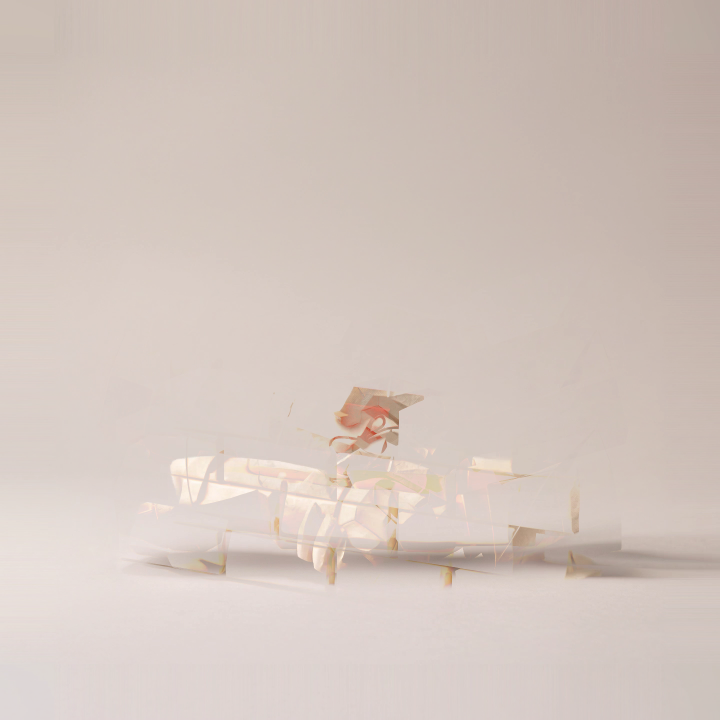
#> input picture assets/source/agents/method-film/plate-construction.png, 1440 x 1440 px, given in place of immersion.png, which was not available (shown at 1/2 size)
$ python harmonize.py plate-construction.png
#> lines starting #> are read from the running program, lines starting #| are printed output that depends on the picture
### assets/source/agents/method-film/plate.py
"""Fit a smooth clean plate (the seamless background) to a studio still and report the subject's box."""
import sys
import numpy as np
from PIL import Image

def basis(h, w, step):
    ys, xs = np.mgrid[0:h:step, 0:w:step]
    x = xs.ravel() / w * 2 - 1
    y = ys.ravel() / h * 2 - 1
    terms = [np.ones_like(x)]
    for degree in range(1, 4):
        for i in range(degree + 1):
            terms.append(x ** (degree - i) * y ** i)
    return np.stack(terms, 1), ys, xs

def full_basis(h, w):
    ys, xs = np.mgrid[0:h, 0:w]
    x = xs.ravel() / w * 2 - 1
    y = ys.ravel() / h * 2 - 1
    terms = [np.ones_like(x)]
    for degree in range(1, 4):
        for i in range(degree + 1):
            terms.append(x ** (degree - i) * y ** i)
    return np.stack(terms, 1)

def fit_plate(rgb, step=8, rounds=6):
    h, w, _ = rgb.shape
    A, ys, xs = basis(h, w, step)
    samples = rgb[ys, xs].reshape(-1, 3)
    keep = np.ones(len(samples), bool)
    for _ in range(rounds):
        coef, *_ = np.linalg.lstsq(A[keep], samples[keep], rcond=None)
        resid = np.abs(samples - A @ coef).max(1)
        keep = resid < max(4.0, np.percentile(resid[keep], 70) * 1.5)
    return (full_basis(h, w) @ coef).reshape(h, w, 3), coef

# [12 lines that do not run on import are left out]

### assets/source/agents/method-film/harmonize.py
"""Put three studio keyframes on one ground line, one centre and one background plate."""
import sys
import numpy as np
from PIL import Image
from scipy import ndimage
sys.path.insert(0, sys.argv[1])
from plate import fit_plate

TARGET = (1024.0, 1800.0)
# subject: (file, anchor x, anchor y = where it meets the ground, scale)
SUBJECTS = [("immersion.png", 1080, 1860, 1.0), ("pont-a.png", 1008, 1340, 1.2), ("bonsai-a.png", 1032, 1740, 1.0)]

def load(path):
    return np.asarray(Image.open(path).convert("RGB"), np.float32)

target_plate, _ = fit_plate(load("immersion.png"))
#> in fit_plate, `h, w, _ = rgb.shape`: h = 1440
#> in basis, `ys, xs = np.mgrid[0:h:step, 0:w:step]`:
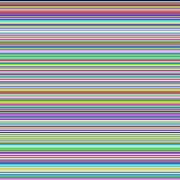
#> ys: shape (180, 180) int64; 180 distinct labels, from 0 to 1432; one colour per label, 0 black
#> in basis, `ys, xs = np.mgrid[0:h:step, 0:w:step]`:
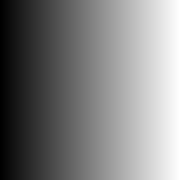
#> xs: shape (180, 180) int64; min 0, max 1432, mean 716; drawn with min black and max white
#> after the loop in basis, `for degree in range(1, 4):`: terms = 10 items
#> in full_basis, `ys, xs = np.mgrid[0:h, 0:w]`:
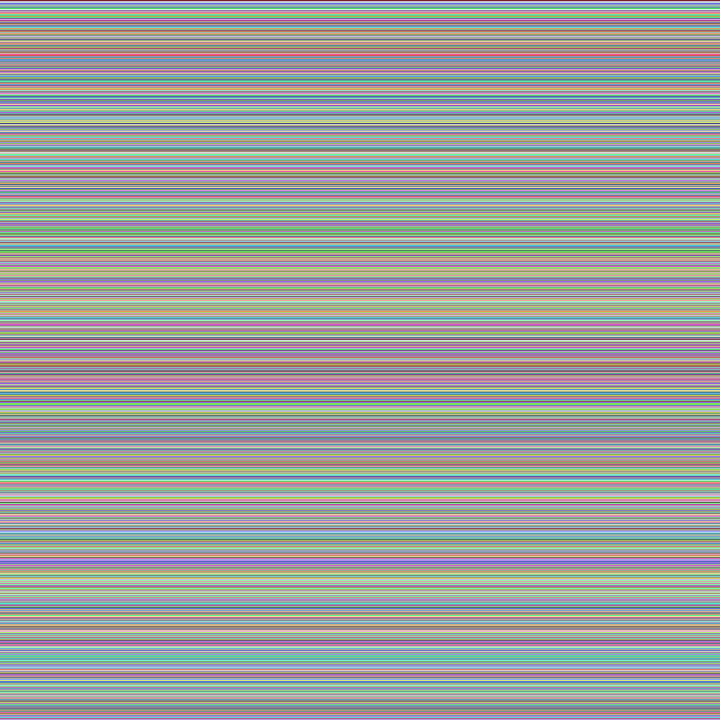
#> ys: shape (1440, 1440) int64 (shown at 1/2 size); 1440 distinct labels, from 0 to 1439; one colour per label, 0 black
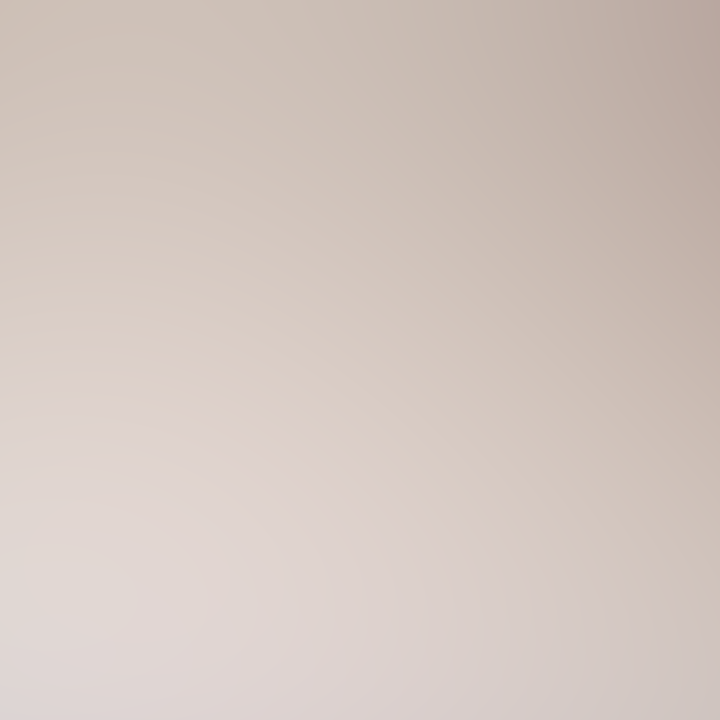
#> target_plate: shape (1440, 1440, 3) float64 (shown at 1/2 size); mean of channels 0, 1, 2 212, 199.2, 192.4; drawn as R, G, B
for name, ax, ay, scale in SUBJECTS:
    rgb = load(name)
    plate, _ = fit_plate(rgb)
    normal = rgb / np.maximum(plate, 1)
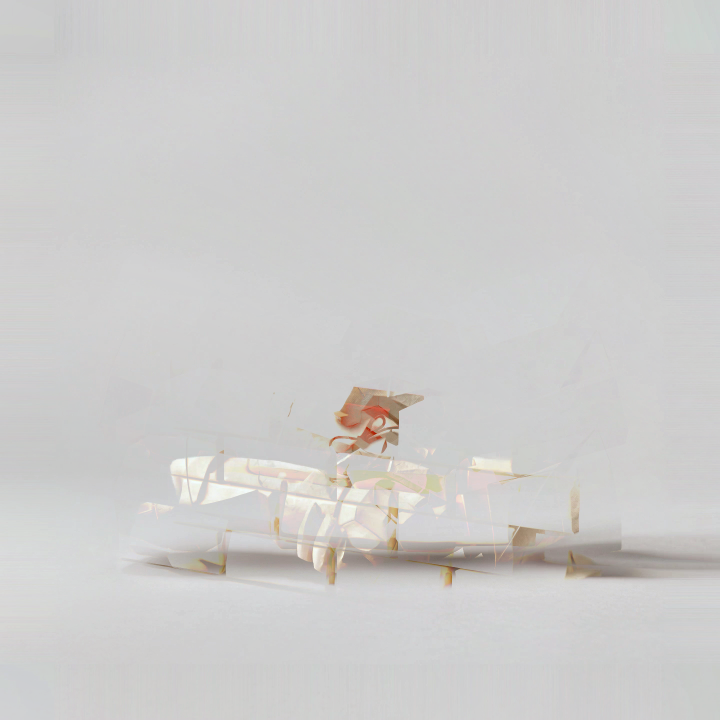
#> normal: shape (1440, 1440, 3) float64 (shown at 1/2 size); mean R, G, B 0.997, 0.994, 0.99; drawn with min black and max white
    # output pixel p maps to source (p - TARGET) / scale + anchor
    out = np.empty_like(normal)
    for c in range(3):
        out[..., c] = ndimage.affine_transform(
            normal[..., c], np.diag([1 / scale, 1 / scale]),
            offset=[ay - TARGET[1] / scale, ax - TARGET[0] / scale],
            order=3, mode="nearest")
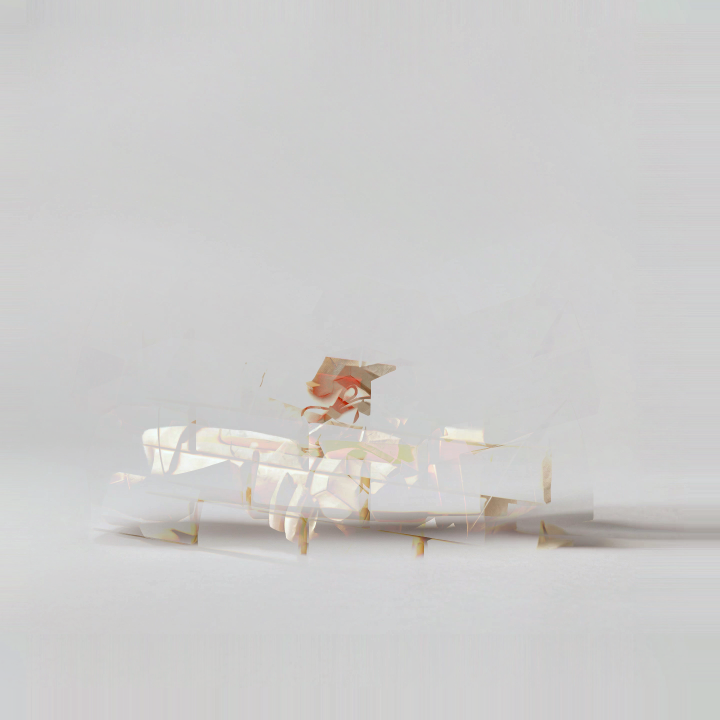
#> out: shape (1440, 1440, 3) float64 (shown at 1/2 size); mean R, G, B 0.996, 0.993, 0.99; drawn with min black and max white
    final = np.clip(out * target_plate, 0, 255).astype(np.uint8)
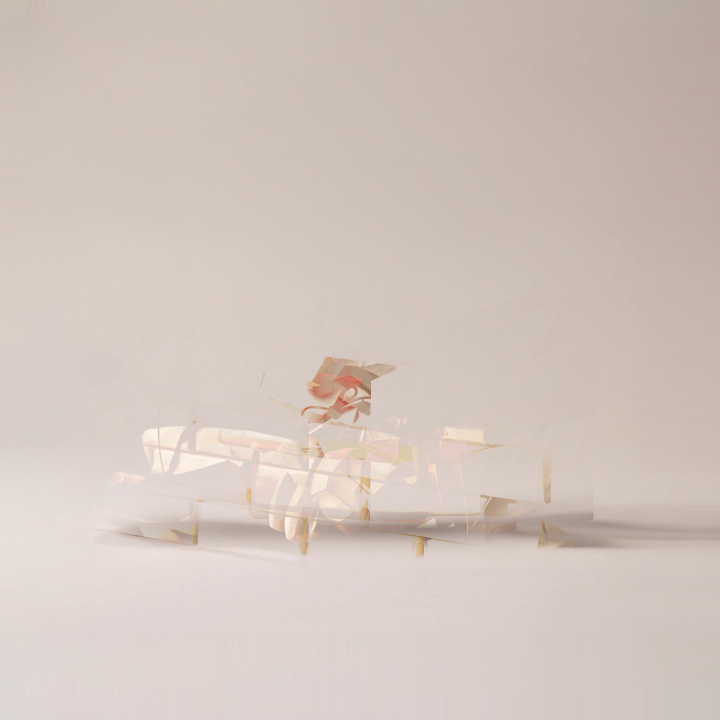
#> final: shape (1440, 1440, 3) (shown at 1/2 size); mean R, G, B 210.7, 197.3, 189.9
    Image.fromarray(final).save("key-" + name)
    print("key-" + name)
#> pass 2 of the loop `for name, ax, ay, scale in SUBJECTS:`:
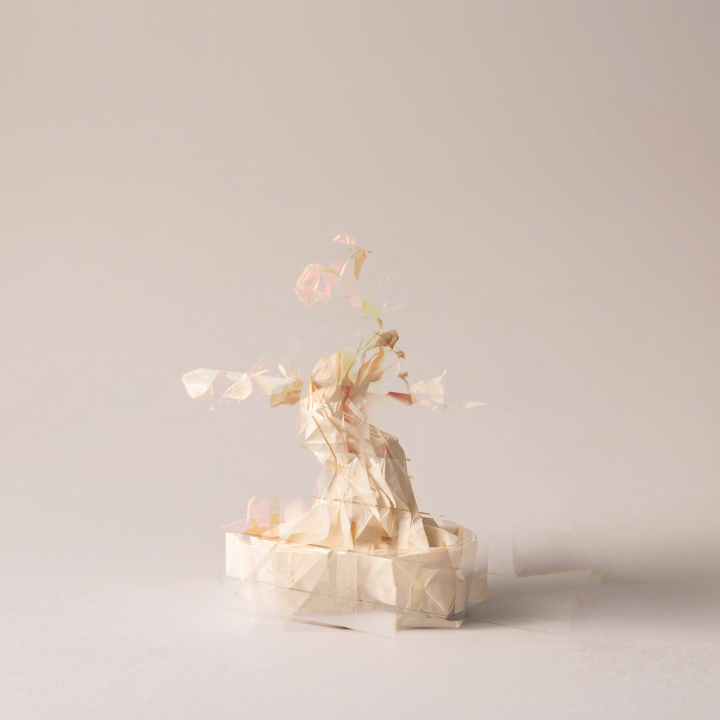
#> input picture assets/source/agents/method-film/plate-evolution.png, 1440 x 1440 px, given in place of pont-a.png, which was not available (shown at 1/2 size)
#> after the loop `for c in range(3):`:
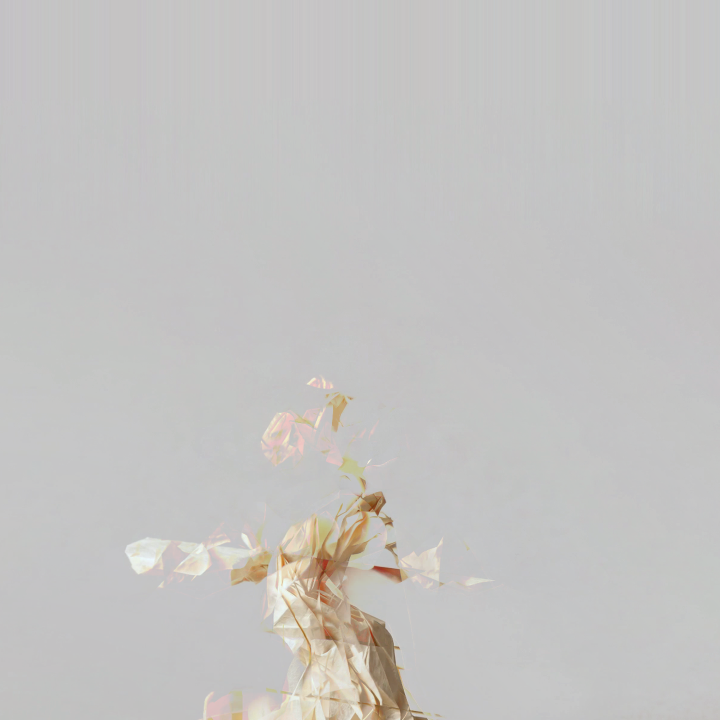
#> out: shape (1440, 1440, 3) float64 (shown at 1/2 size); mean R, G, B 1, 0.997, 0.992; drawn with min black and max white
#> `final = np.clip(out * target_plate, 0, 255).astype(np.uint8)`:
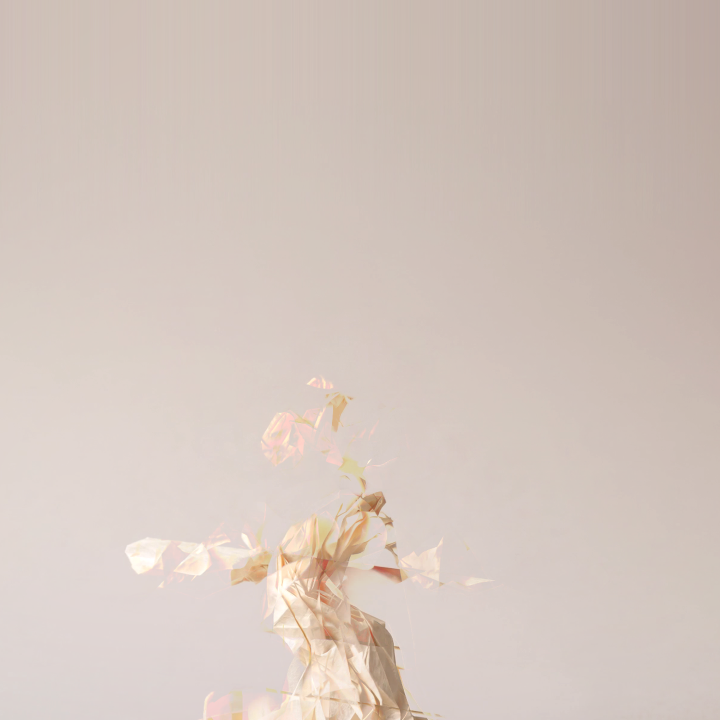
#> final: shape (1440, 1440, 3) (shown at 1/2 size); mean R, G, B 211.9, 198.1, 190.2
